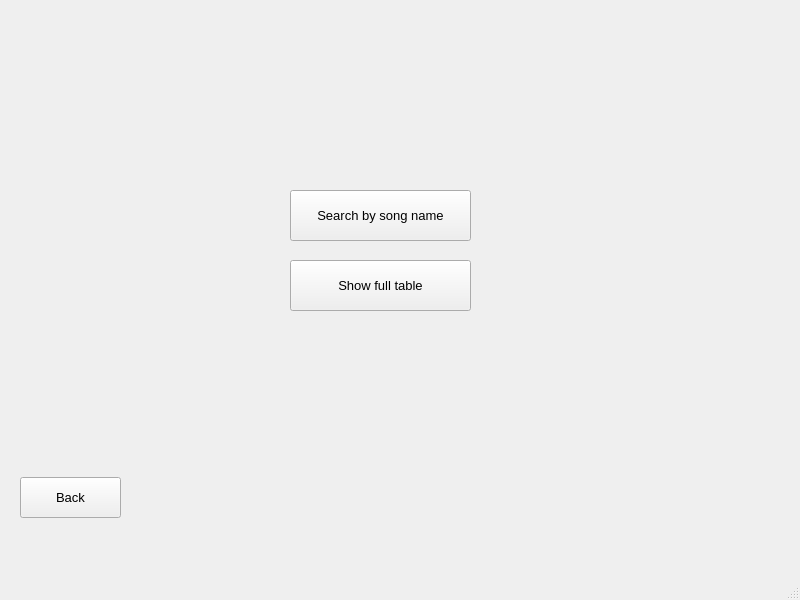
<?xml version="1.0" encoding="UTF-8"?>
<ui version="4.0">
 <class>MainWindow</class>
 <widget class="QMainWindow" name="MainWindow">
  <property name="geometry">
   <rect>
    <x>0</x>
    <y>0</y>
    <width>800</width>
    <height>600</height>
   </rect>
  </property>
  <property name="windowTitle">
   <string>MainWindow</string>
  </property>
  <widget class="QWidget" name="centralwidget">
   <widget class="QPushButton" name="allButton">
    <property name="geometry">
     <rect>
      <x>290</x>
      <y>260</y>
      <width>181</width>
      <height>51</height>
     </rect>
    </property>
    <property name="font">
     <font>
      <pointsize>10</pointsize>
     </font>
    </property>
    <property name="text">
     <string>Show full table</string>
    </property>
   </widget>
   <widget class="QPushButton" name="nameButton">
    <property name="geometry">
     <rect>
      <x>290</x>
      <y>190</y>
      <width>181</width>
      <height>51</height>
     </rect>
    </property>
    <property name="font">
     <font>
      <pointsize>10</pointsize>
     </font>
    </property>
    <property name="text">
     <string>Search by song name</string>
    </property>
   </widget>
   <widget class="QPushButton" name="pushButton">
    <property name="geometry">
     <rect>
      <x>20</x>
      <y>477</y>
      <width>101</width>
      <height>41</height>
     </rect>
    </property>
    <property name="font">
     <font>
      <pointsize>10</pointsize>
     </font>
    </property>
    <property name="text">
     <string>Back</string>
    </property>
   </widget>
   <widget class="QLabel" name="errorLabel">
    <property name="geometry">
     <rect>
      <x>290</x>
      <y>370</y>
      <width>311</width>
      <height>61</height>
     </rect>
    </property>
    <property name="font">
     <font>
      <pointsize>10</pointsize>
     </font>
    </property>
    <property name="text">
     <string/>
    </property>
   </widget>
  </widget>
  <widget class="QMenuBar" name="menubar">
   <property name="geometry">
    <rect>
     <x>0</x>
     <y>0</y>
     <width>800</width>
     <height>26</height>
    </rect>
   </property>
  </widget>
  <widget class="QStatusBar" name="statusbar"/>
 </widget>
 <resources/>
 <connections/>
</ui>
